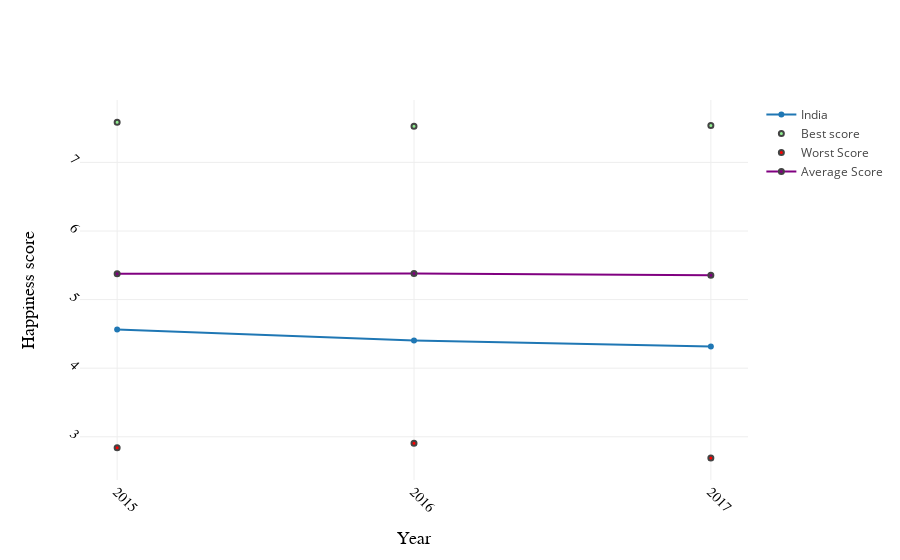

Source (notebook cell):
### Markdown cell above
<center><b><font size=4>India's Happiness Scorecard</font></b></center>

### Code cell
layout = go.Layout(
    xaxis=dict(
        title='Year',
        titlefont=dict(
            family='Arial, sans-serif',
            size=18,
            color='black'
        ),
        nticks=3,
        showticklabels=True,
        tickangle=45,
        tickfont=dict(
            family='Old Standard TT, serif',
            size=14,
            color='black'
        ),
        exponentformat='e',
        showexponent='all'
    ),
    yaxis=dict(
        title='Happiness score',
        titlefont=dict(
            family='Arial, sans-serif',
            size=18,
            color='black'
        ),
        showticklabels=True,
        tickangle=45,
        tickfont=dict(
            family='Old Standard TT, serif',
            size=14,
            color='black'
        ),
        exponentformat='e',
        showexponent='all'
    )
)
data=[go.Scatter(x=x,y=y,name='India'),go.Scatter(x=x,y=top,mode='markers',name='Best score',marker = dict(
        size = 5,
        color = 'lightgreen',
        line = dict(
            width = 2,
        )
    )),go.Scatter(x=x,y=worst,mode='markers',name='Worst Score',marker = dict(
        size = 5,
        color = 'red',
        line = dict(
            width = 2,
        )
    )),go.Scatter(x=x,y=avg,mode='markers+lines',name='Average Score',marker = dict(
        size = 5,
        color = 'purple',
        line = dict(
            width = 2,
        )
    ))]
fig=go.Figure(data=data,layout=layout)
iplot(fig)

### Figure 1 — Plotly figure (JSON) as saved in the notebook; plotly's stock layout.template omitted (floating-point values rounded to 4 significant figures)
{"data": [{"name": "India", "type": "scatter", "uid": "86ff18f5-0237-453c-a92a-0d6c58697f1a", "x": [2015, 2016, 2017], "y": [4.565, 4.404, 4.315]}, {"marker": {"color": "lightgreen", "line": {"width": 2}, "size": 5}, "mode": "markers", "name": "Best score", "type": "scatter", "uid": "58767b70-1466-4f7f-b650-af11a344e09f", "x": [2015, 2016, 2017], "y": [7.587, 7.526, 7.537]}, {"marker": {"color": "red", "line": {"width": 2}, "size": 5}, "mode": "markers", "name": "Worst Score", "type": "scatter", "uid": "c5752c5d-46b2-4bf7-a9a5-dc8693339a2f", "x": [2015, 2016, 2017], "y": [2.839, 2.905, 2.693]}, {"marker": {"color": "purple", "line": {"width": 2}, "size": 5}, "mode": "markers+lines", "name": "Average Score", "type": "scatter", "uid": "33724239-60e3-4266-b76e-1e00cffd2a94", "x": [2015, 2016, 2017], "y": [5.376, 5.382, 5.354]}], "layout": {"xaxis": {"exponentformat": "e", "nticks": 3, "showexponent": "all", "showticklabels": true, "tickangle": 45, "tickfont": {"color": "black", "family": "Old Standard TT, serif", "size": 14}, "title": {"font": {"color": "black", "family": "Arial, sans-serif", "size": 18}, "text": "Year"}}, "yaxis": {"exponentformat": "e", "showexponent": "all", "showticklabels": true, "tickangle": 45, "tickfont": {"color": "black", "family": "Old Standard TT, serif", "size": 14}, "title": {"font": {"color": "black", "family": "Arial, sans-serif", "size": 18}, "text": "Happiness score"}}}}
